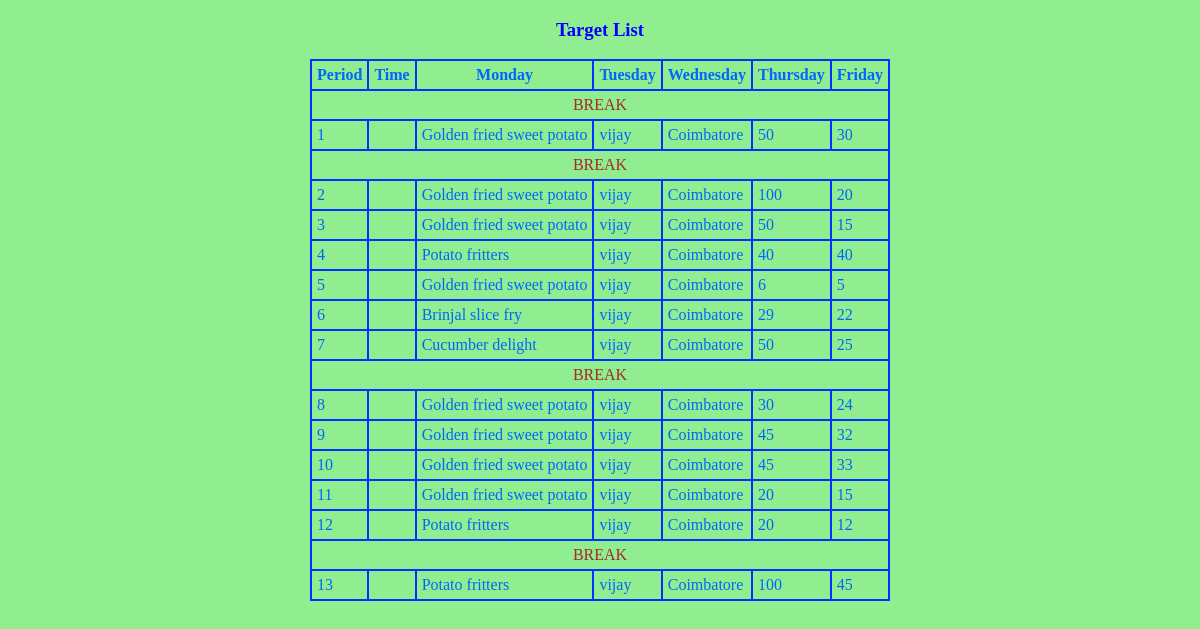
The page /salesblank.php (signed in) on the database its author committed.
### tables this page shows
CREATE TABLE IF NOT EXISTS `sales_target` (
  `id` int(11) NOT NULL AUTO_INCREMENT,
  `p_id` int(11) NOT NULL,
  `sales_id` int(11) NOT NULL,
  `target` int(11) NOT NULL,
  `completed` int(10) NOT NULL,
  `status` varchar(20) NOT NULL,
  `created` date NOT NULL,
  PRIMARY KEY (`id`)
);

CREATE TABLE IF NOT EXISTS `productlist` (
  `prod_id` int(11) NOT NULL AUTO_INCREMENT,
  `prod_name` varchar(50) NOT NULL,
  `target` int(11) NOT NULL,
  PRIMARY KEY (`prod_id`)
);

CREATE TABLE IF NOT EXISTS `sale_users` (
  `id` int(11) NOT NULL AUTO_INCREMENT,
  `username` varchar(50) NOT NULL,
  `password` varchar(50) NOT NULL,
  `name` varchar(50) NOT NULL,
  `location` varchar(50) NOT NULL,
  `phone` varchar(50) NOT NULL,
  `email` varchar(50) NOT NULL,
  `created` date NOT NULL,
  PRIMARY KEY (`id`)
);

### salesblank.php (the view, shortened to what this page needs)
<?php
include("dbcon.php");
$sid = $_SESSION['sales']['id'];
?>
<!DOCTYPE html PUBLIC "-//W3C//DTD XHTML 1.0 Transitional//EN" "http://www.w3.org/TR/xhtml1/DTD/xhtml1-transitional.dtd">
<html xmlns="http://www.w3.org/1999/xhtml">
<head>
</head>
<body bgcolor="lightgreen">
<h3 style="color: blue; text-align:center">Target List</h3>
<form id="form1" name="form1" method="post" action="#">
  <div align="center">
    <table  border="1" cellpadding="0" cellspacing="0" bordercolor="#0033FF">
      <tr>
        <th>Period</th>
        <th>Time</th>
        <th>Monday</th>
        <th>Tuesday</th>
        <th>Wednesday</th>
        <th>Thursday</th>
        <th>Friday</th>
      </tr>
      <?php
	  $sql1 = mysqli_query($con,"select sales_target.id,sales_target.p_id,sales_target.sales_id,sales_target.target,sales_target.completed,sales_target.status,sales_target.created,productlist.prod_name,sale_users.username,sale_users.name,sale_users.location from sales_target LEFT JOIN productlist ON sales_target.p_id = productlist.prod_id LEFT JOIN sale_users ON sales_target.sales_id = sale_users.id WHERE sales_target.sales_id=$sid");
	 $i =1;
	  while($rows = mysqli_fetch_array($sql1)){
		$result[$rows['created']][] = $rows;
	  }
	  foreach($result as $date1 => $array){
		  echo "<tr><td colspan=9 style='text-align:center; color: brown;'>BREAK</td></tr>";
		  foreach($array as $row){
	 ?>
      <tr>
            <td><?php echo $i; ?></td>
            <td></td>
            <td><?php echo $row['prod_name']; ?></td>
            <td><?php echo $row['username']; ?></td>
            <td><?php echo $row['location']; ?></td>
            <td><?php echo $row['target']; ?></td>
            <td><?php echo $row['completed']; ?></td>
     </tr>
     <?php $i++; }} ?>
    </table>
    <p>&nbsp;</p>
  </div>
</form>
</body>
</html>

### salesblank.php (style rules this page uses)
td { font-family: georgia; color:#0066FF; text-decoration:none; }

### rows shown on the page
sales_target: productlist.prod_name "Golden fried sweet potato", sale_users.username "vijay", sale_users.location "Coimbatore", target "50", completed "30"
sales_target: productlist.prod_name "Golden fried sweet potato", sale_users.username "vijay", sale_users.location "Coimbatore", target "100", completed "20"
sales_target: productlist.prod_name "Golden fried sweet potato", sale_users.username "vijay", sale_users.location "Coimbatore", target "50", completed "15"
sales_target: productlist.prod_name "Potato fritters", sale_users.username "vijay", sale_users.location "Coimbatore", target "40", completed "40"
sales_target: productlist.prod_name "Golden fried sweet potato", sale_users.username "vijay", sale_users.location "Coimbatore", target "6", completed "5"
sales_target: productlist.prod_name "Brinjal slice fry", sale_users.username "vijay", sale_users.location "Coimbatore", target "29", completed "22"
sales_target: productlist.prod_name "Cucumber delight", sale_users.username "vijay", sale_users.location "Coimbatore", target "50", completed "25"
sales_target: productlist.prod_name "Golden fried sweet potato", sale_users.username "vijay", sale_users.location "Coimbatore", target "30", completed "24"
sales_target: productlist.prod_name "Golden fried sweet potato", sale_users.username "vijay", sale_users.location "Coimbatore", target "45", completed "32"
sales_target: productlist.prod_name "Golden fried sweet potato", sale_users.username "vijay", sale_users.location "Coimbatore", target "45", completed "33"
sales_target: productlist.prod_name "Golden fried sweet potato", sale_users.username "vijay", sale_users.location "Coimbatore", target "20", completed "15"
sales_target: productlist.prod_name "Potato fritters", sale_users.username "vijay", sale_users.location "Coimbatore", target "20", completed "12"
sales_target: productlist.prod_name "Potato fritters", sale_users.username "vijay", sale_users.location "Coimbatore", target "100", completed "45"
